Frame 1 (no input): blank canvas, image omitted
Frame 60 (no input): blank canvas, image omitted
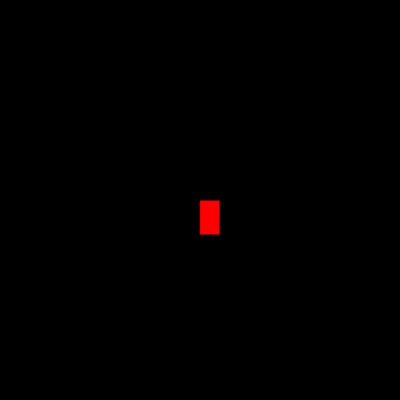
Frame 120 (the mouse pressed at the canvas centre since frame 60)

The p5.js sketch whose frames 1 and 60 were blank and that drew this single picture after the mouse press (run headless with seeded random() and noise() and a simulated clock; from frame 60 on, the mouse is pressed at the canvas centre):

// p5.js sketch
// ── sketch.js
function setup() {
    createCanvas(400, 400);
    background("black")
  }
  
  function draw() {
    stroke("black");
    fill("red");
    
    
    if (mouseIsPressed) {
      rect(mouseX, mouseY, 20, 35);
    }
  }
